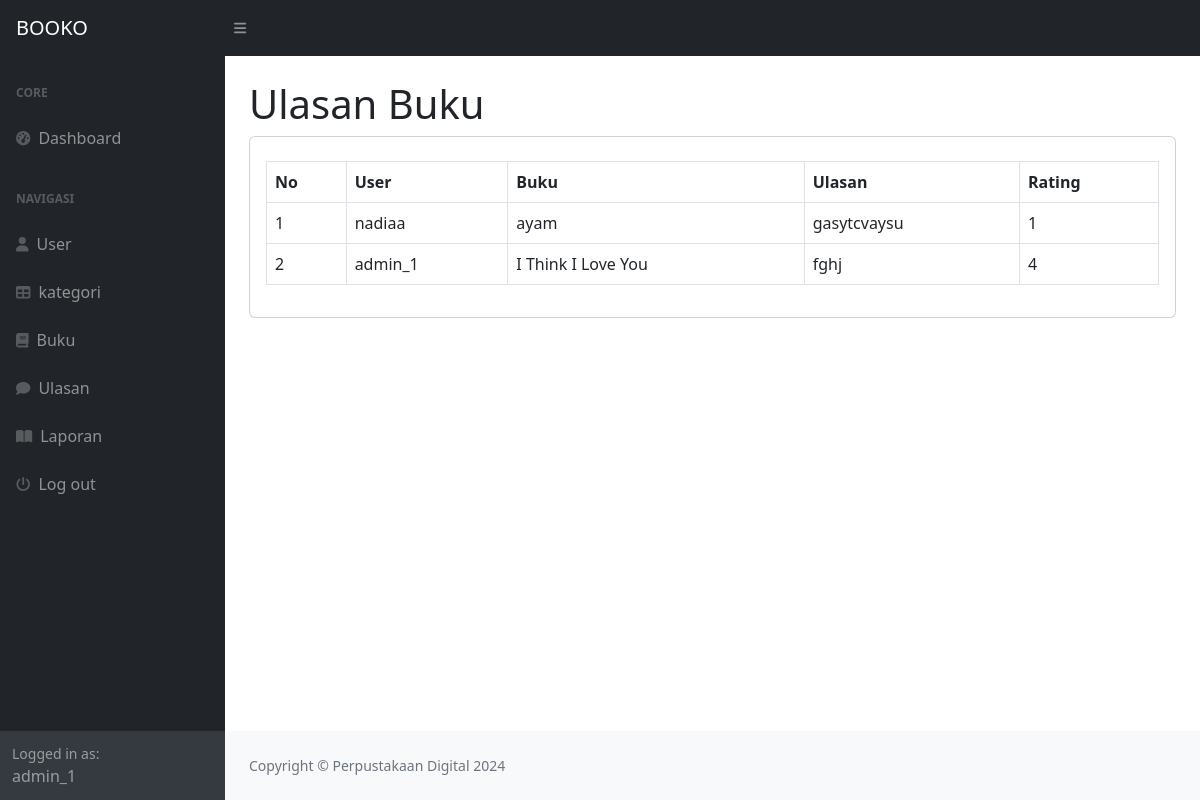
The page /index.php?page=ulasan (signed in) on the database its author committed.
### tables this page shows
CREATE TABLE `ulasan` (
  `ulasan_id` int(11) NOT NULL,
  `user_id` int(11) DEFAULT NULL,
  `buku_id` int(11) DEFAULT NULL,
  `ulasan` text DEFAULT NULL,
  `rating` int(11) DEFAULT NULL
);

CREATE TABLE `user` (
  `user_id` int(11) NOT NULL,
  `username` varchar(255) DEFAULT NULL,
  `password` varchar(255) DEFAULT NULL,
  `email` varchar(255) DEFAULT NULL,
  `nama_lengkap` varchar(255) DEFAULT NULL,
  `alamat` text DEFAULT NULL,
  `level` enum('admin','petugas','peminjam') DEFAULT NULL
);

CREATE TABLE `buku` (
  `buku_id` int(11) NOT NULL,
  `kategori_id` int(11) DEFAULT NULL,
  `judul` varchar(255) DEFAULT NULL,
  `penulis` varchar(255) DEFAULT NULL,
  `penerbit` varchar(255) DEFAULT NULL,
  `tahun_terbit` varchar(255) DEFAULT NULL,
  `deskripsi` text DEFAULT NULL
);

### ulasan.php (the view)
<h1 class="mt-4">Ulasan Buku</h1>
<div class="card">
    <div class="card-body">
    <div class="row">
        <div class="col-md-12">
            <table class="table table-bordered mt-2" id="dataTable" width="100%" cellspacing="0">
                <tr>
                    <th>No</th>
                    <th>User</th>
                    <th>Buku</th>
                    <th>Ulasan</th>
                    <th>Rating</th>
                </tr>
                <?php
                $i = 1;
                    $query = mysqli_query($koneksi, "SELECT*FROM ulasan LEFT JOIN user on user.user_id = ulasan.user_id LEFT JOIN buku on buku.buku_id = ulasan.buku_id");
                    while ($data = mysqli_fetch_array($query)) {
                        ?>
                        <tr>
                            <td><?php echo $i++ ?></td>
                            <td><?php echo $data['nama_lengkap']; ?></td>
                            <td><?php echo $data['judul']; ?></td>
                            <td><?php echo $data['ulasan']; ?></td>
                            <td><?php echo $data['rating']; ?></td>
                        </tr>
                        <?php
                    }
                ?>
            </table>
        </div>
    </div>
    </div>
</div>

### rows shown on the page
ulasan: user.nama_lengkap "nadiaa", buku.judul "ayam", ulasan "gasytcvaysu", rating "1"
ulasan: user.nama_lengkap "admin_1", buku.judul "I Think I Love You", ulasan "fghj", rating "4"

### other values the page prints
$_SESSION['user']['nama_lengkap'] "admin_1"
